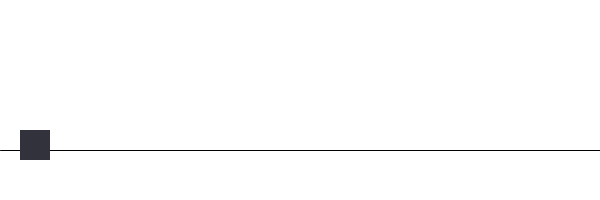
Frame 1 (no input)
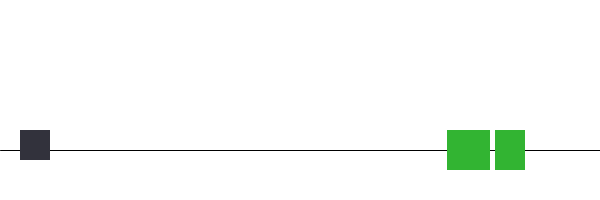
Frame 60 (the mouse pressed at the canvas centre just before this capture)
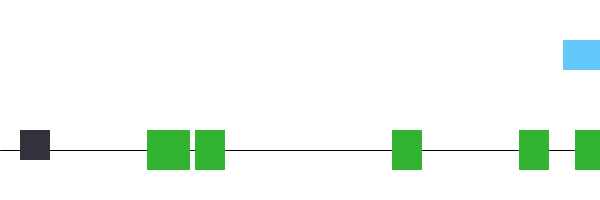
Frame 120 (the mouse held since frame 60 and released just before this capture)

The Processing sketch that drew these frames (run headless with seeded random() and noise(); from frame 60 on, the mouse is pressed at the canvas centre):

// Processing sketch: FdI_Dinosauro
// ── FdI_Dinosauro.pde
Cactus[] c;
Nuvoletta [] e;
Dinosauro f;
void setup() {
  size(600, 200);
  c=new Cactus[6];
  for (int i=0; i<c.length; i++) {
    c[i]=new Cactus();
  }

  e=new Nuvoletta [3];
  for (int i=0; i<e.length; i++) {
    e[i]=new Nuvoletta();
  }
  f=new Dinosauro();
}


void draw() {
  background(255); 
  stroke(0); 
  line(0, 150, width, 150); 
  for (int i=0; i<c.length; i++) {
    c[i].show();
    c[i].update();
  }
  for (int i=0; i<e.length; i++) {
    e[i].show();
    e[i].update();
  }
  f.show();
  f.update();
}
void keyPressed() {
  if(keyCode==UP){
    f.jump();
  }
}
// ── Cactus.pde
class Cactus {
  int x;
  int y;
  int w;
  int h;
  Cactus () {
    x=width+floor(random(width));
    y=130;
    w=30;
    h=40;
  }
  void show() {
    fill(50, 180, 50);
    noStroke();
    rect(x, y, w, h);
  }
  void update() {
    x=x-5;
    if (x+w<0) {
      x=width+floor(random(width));
    }
  }
}
// ── Dinosauro.pde
class Dinosauro {
  int x;
  int y;
  int w;
  int h;
  int yd;
  Dinosauro() {
    x=20;
    y=130;
    w=30;
    h=30;
    yd=130;
  }
  void show() {
    fill(50, 50, 60);
    noStroke();
    rect(x, y, w, h);
  }

  void update() {
    int d=yd-y;
    if (d!=0) {
      int v=d/abs(d);
      y=y+v*2;
    } else if (yd==100) {
      yd=130;
    }
  }
  void jump() {
    yd=100;
  }
}
// ── Nuvoletta.pde
class Nuvoletta {
  int x;
  int y;
  int w;
  int h;
  Nuvoletta() {
    x=width+floor(random(width));
    y=40;
    w=70;
    h=30;
  }
  void show() {
    fill(100, 200, 250);
    noStroke();
    rect(x, y, w, h);
  }
  void update() {
    x=x-2;
    if (x+w<0) {
      x=width+floor(random(width));
    }
  }
}
